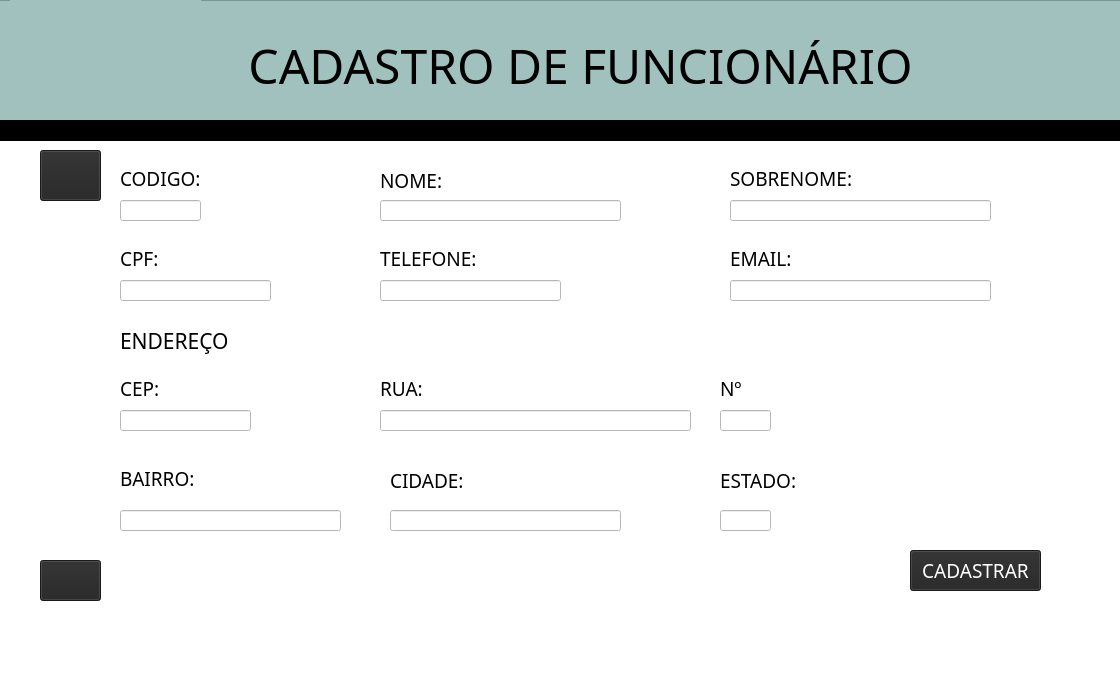
<?xml version="1.0" encoding="UTF-8"?>
<ui version="4.0">
 <class>MainWindow</class>
 <widget class="QMainWindow" name="MainWindow">
  <property name="geometry">
   <rect>
    <x>0</x>
    <y>0</y>
    <width>1120</width>
    <height>680</height>
   </rect>
  </property>
  <property name="font">
   <font>
    <family>BEQINER</family>
   </font>
  </property>
  <property name="windowTitle">
   <string>MainWindow</string>
  </property>
  <property name="styleSheet">
   <string notr="true">background-color: rgb(255, 255, 255);</string>
  </property>
  <widget class="QWidget" name="centralwidget">
   <widget class="QLabel" name="label_3">
    <property name="geometry">
     <rect>
      <x>380</x>
      <y>170</y>
      <width>81</width>
      <height>20</height>
     </rect>
    </property>
    <property name="font">
     <font>
      <family>Eras Medium ITC</family>
      <pointsize>14</pointsize>
     </font>
    </property>
    <property name="text">
     <string>NOME:</string>
    </property>
   </widget>
   <widget class="QLabel" name="label_4">
    <property name="geometry">
     <rect>
      <x>120</x>
      <y>170</y>
      <width>81</width>
      <height>16</height>
     </rect>
    </property>
    <property name="font">
     <font>
      <family>Eras Medium ITC</family>
      <pointsize>14</pointsize>
     </font>
    </property>
    <property name="text">
     <string>CÓDIGO:</string>
    </property>
   </widget>
   <widget class="QLabel" name="label_5">
    <property name="geometry">
     <rect>
      <x>120</x>
      <y>250</y>
      <width>51</width>
      <height>16</height>
     </rect>
    </property>
    <property name="font">
     <font>
      <family>Eras Medium ITC</family>
      <pointsize>14</pointsize>
     </font>
    </property>
    <property name="text">
     <string>CPF:</string>
    </property>
   </widget>
   <widget class="QLabel" name="label_6">
    <property name="geometry">
     <rect>
      <x>380</x>
      <y>250</y>
      <width>101</width>
      <height>16</height>
     </rect>
    </property>
    <property name="font">
     <font>
      <family>Eras Medium ITC</family>
      <pointsize>14</pointsize>
     </font>
    </property>
    <property name="text">
     <string>TELEFONE:</string>
    </property>
   </widget>
   <widget class="QLabel" name="label_7">
    <property name="geometry">
     <rect>
      <x>120</x>
      <y>320</y>
      <width>141</width>
      <height>41</height>
     </rect>
    </property>
    <property name="font">
     <font>
      <family>Eras Demi ITC</family>
      <pointsize>16</pointsize>
      <weight>50</weight>
      <bold>false</bold>
     </font>
    </property>
    <property name="text">
     <string>ENDEREÇO</string>
    </property>
   </widget>
   <widget class="QLabel" name="label_9">
    <property name="geometry">
     <rect>
      <x>730</x>
      <y>250</y>
      <width>61</width>
      <height>16</height>
     </rect>
    </property>
    <property name="font">
     <font>
      <family>Eras Medium ITC</family>
      <pointsize>14</pointsize>
     </font>
    </property>
    <property name="text">
     <string>EMAIL:</string>
    </property>
   </widget>
   <widget class="QFrame" name="frame">
    <property name="geometry">
     <rect>
      <x>-10</x>
      <y>0</y>
      <width>1131</width>
      <height>121</height>
     </rect>
    </property>
    <property name="styleSheet">
     <string notr="true">background-color: rgb(161, 193, 190);</string>
    </property>
    <property name="frameShape">
     <enum>QFrame::StyledPanel</enum>
    </property>
    <property name="frameShadow">
     <enum>QFrame::Raised</enum>
    </property>
    <widget class="QLabel" name="label">
     <property name="geometry">
      <rect>
       <x>20</x>
       <y>-40</y>
       <width>191</width>
       <height>201</height>
      </rect>
     </property>
     <property name="text">
      <string/>
     </property>
     <property name="pixmap">
      <pixmap>logo.png</pixmap>
     </property>
     <property name="scaledContents">
      <bool>true</bool>
     </property>
    </widget>
    <widget class="QLabel" name="label_2">
     <property name="geometry">
      <rect>
       <x>240</x>
       <y>40</y>
       <width>701</width>
       <height>51</height>
      </rect>
     </property>
     <property name="font">
      <font>
       <family>Eras Demi ITC</family>
       <pointsize>36</pointsize>
      </font>
     </property>
     <property name="text">
      <string>CADASTRO DE FUNCIONÁRIO</string>
     </property>
     <property name="alignment">
      <set>Qt::AlignCenter</set>
     </property>
    </widget>
   </widget>
   <widget class="QLabel" name="label_8">
    <property name="geometry">
     <rect>
      <x>730</x>
      <y>170</y>
      <width>121</width>
      <height>16</height>
     </rect>
    </property>
    <property name="font">
     <font>
      <family>Eras Medium ITC</family>
      <pointsize>14</pointsize>
     </font>
    </property>
    <property name="text">
     <string>SOBRENOME:</string>
    </property>
   </widget>
   <widget class="QLabel" name="label_10">
    <property name="geometry">
     <rect>
      <x>120</x>
      <y>380</y>
      <width>51</width>
      <height>16</height>
     </rect>
    </property>
    <property name="font">
     <font>
      <family>Eras Medium ITC</family>
      <pointsize>14</pointsize>
     </font>
    </property>
    <property name="text">
     <string>CEP:</string>
    </property>
   </widget>
   <widget class="QLabel" name="label_12">
    <property name="geometry">
     <rect>
      <x>390</x>
      <y>470</y>
      <width>81</width>
      <height>20</height>
     </rect>
    </property>
    <property name="font">
     <font>
      <family>Eras Medium ITC</family>
      <pointsize>14</pointsize>
     </font>
    </property>
    <property name="text">
     <string>CIDADE:</string>
    </property>
   </widget>
   <widget class="QLabel" name="label_13">
    <property name="geometry">
     <rect>
      <x>120</x>
      <y>470</y>
      <width>81</width>
      <height>16</height>
     </rect>
    </property>
    <property name="font">
     <font>
      <family>Eras Medium ITC</family>
      <pointsize>14</pointsize>
     </font>
    </property>
    <property name="text">
     <string>BAIRRO:</string>
    </property>
   </widget>
   <widget class="QLabel" name="label_14">
    <property name="geometry">
     <rect>
      <x>380</x>
      <y>380</y>
      <width>61</width>
      <height>16</height>
     </rect>
    </property>
    <property name="font">
     <font>
      <family>Eras Medium ITC</family>
      <pointsize>14</pointsize>
     </font>
    </property>
    <property name="text">
     <string>RUA:</string>
    </property>
   </widget>
   <widget class="QLabel" name="label_15">
    <property name="geometry">
     <rect>
      <x>720</x>
      <y>380</y>
      <width>41</width>
      <height>16</height>
     </rect>
    </property>
    <property name="font">
     <font>
      <family>Eras Medium ITC</family>
      <pointsize>14</pointsize>
     </font>
    </property>
    <property name="text">
     <string>Nº</string>
    </property>
   </widget>
   <widget class="QLineEdit" name="lineEdit">
    <property name="geometry">
     <rect>
      <x>120</x>
      <y>200</y>
      <width>81</width>
      <height>21</height>
     </rect>
    </property>
    <property name="cursor">
     <cursorShape>IBeamCursor</cursorShape>
    </property>
   </widget>
   <widget class="QFrame" name="frame_3">
    <property name="geometry">
     <rect>
      <x>0</x>
      <y>120</y>
      <width>1120</width>
      <height>21</height>
     </rect>
    </property>
    <property name="styleSheet">
     <string notr="true">background-color: rgb(0, 0, 0);</string>
    </property>
    <property name="frameShape">
     <enum>QFrame::StyledPanel</enum>
    </property>
    <property name="frameShadow">
     <enum>QFrame::Raised</enum>
    </property>
   </widget>
   <widget class="QLineEdit" name="iserir_nome">
    <property name="geometry">
     <rect>
      <x>380</x>
      <y>200</y>
      <width>241</width>
      <height>21</height>
     </rect>
    </property>
   </widget>
   <widget class="QLineEdit" name="inserir_sobrenome">
    <property name="geometry">
     <rect>
      <x>730</x>
      <y>200</y>
      <width>261</width>
      <height>21</height>
     </rect>
    </property>
   </widget>
   <widget class="QLineEdit" name="inserir_cpf">
    <property name="geometry">
     <rect>
      <x>120</x>
      <y>280</y>
      <width>151</width>
      <height>21</height>
     </rect>
    </property>
   </widget>
   <widget class="QLineEdit" name="inserir_email">
    <property name="geometry">
     <rect>
      <x>730</x>
      <y>280</y>
      <width>261</width>
      <height>21</height>
     </rect>
    </property>
   </widget>
   <widget class="QLineEdit" name="inserir_telefone">
    <property name="geometry">
     <rect>
      <x>380</x>
      <y>280</y>
      <width>181</width>
      <height>21</height>
     </rect>
    </property>
   </widget>
   <widget class="QLineEdit" name="inserir_nome">
    <property name="geometry">
     <rect>
      <x>380</x>
      <y>410</y>
      <width>311</width>
      <height>21</height>
     </rect>
    </property>
   </widget>
   <widget class="QLineEdit" name="inserir_num">
    <property name="geometry">
     <rect>
      <x>720</x>
      <y>410</y>
      <width>51</width>
      <height>21</height>
     </rect>
    </property>
   </widget>
   <widget class="QLineEdit" name="inserir_bairro">
    <property name="geometry">
     <rect>
      <x>120</x>
      <y>510</y>
      <width>221</width>
      <height>21</height>
     </rect>
    </property>
   </widget>
   <widget class="QLineEdit" name="inserir_cidade">
    <property name="geometry">
     <rect>
      <x>390</x>
      <y>510</y>
      <width>231</width>
      <height>21</height>
     </rect>
    </property>
   </widget>
   <widget class="QLineEdit" name="inserir_cep">
    <property name="geometry">
     <rect>
      <x>120</x>
      <y>410</y>
      <width>131</width>
      <height>21</height>
     </rect>
    </property>
   </widget>
   <widget class="QPushButton" name="pushButton_3">
    <property name="geometry">
     <rect>
      <x>910</x>
      <y>550</y>
      <width>131</width>
      <height>41</height>
     </rect>
    </property>
    <property name="font">
     <font>
      <family>Eras Demi ITC</family>
      <pointsize>14</pointsize>
     </font>
    </property>
    <property name="cursor">
     <cursorShape>PointingHandCursor</cursorShape>
    </property>
    <property name="layoutDirection">
     <enum>Qt::RightToLeft</enum>
    </property>
    <property name="styleSheet">
     <string notr="true">color: rgb(255, 255, 255);
background-color: rgb(36, 36, 36);</string>
    </property>
    <property name="text">
     <string>CADASTRAR</string>
    </property>
   </widget>
   <widget class="QPushButton" name="pushButton">
    <property name="geometry">
     <rect>
      <x>40</x>
      <y>560</y>
      <width>61</width>
      <height>41</height>
     </rect>
    </property>
    <property name="cursor">
     <cursorShape>PointingHandCursor</cursorShape>
    </property>
    <property name="mouseTracking">
     <bool>false</bool>
    </property>
    <property name="styleSheet">
     <string notr="true">background-color: rgb(36, 36, 36);</string>
    </property>
    <property name="text">
     <string/>
    </property>
    <property name="icon">
     <iconset>
      <normaloff>image.png</normaloff>image.png</iconset>
    </property>
    <property name="iconSize">
     <size>
      <width>50</width>
      <height>50</height>
     </size>
    </property>
   </widget>
   <widget class="QLabel" name="label_17">
    <property name="geometry">
     <rect>
      <x>720</x>
      <y>470</y>
      <width>81</width>
      <height>20</height>
     </rect>
    </property>
    <property name="font">
     <font>
      <family>Eras Medium ITC</family>
      <pointsize>14</pointsize>
     </font>
    </property>
    <property name="text">
     <string>ESTADO:</string>
    </property>
   </widget>
   <widget class="QPushButton" name="bt_retornar">
    <property name="geometry">
     <rect>
      <x>40</x>
      <y>150</y>
      <width>61</width>
      <height>51</height>
     </rect>
    </property>
    <property name="cursor">
     <cursorShape>PointingHandCursor</cursorShape>
    </property>
    <property name="styleSheet">
     <string notr="true">background-color: rgb(36, 36, 36);</string>
    </property>
    <property name="text">
     <string/>
    </property>
    <property name="icon">
     <iconset>
      <normaloff>pngtree-arrow-left-flat-white-color-icon-move-back-less-photo-picture-image_7920547-removebg-preview.png</normaloff>pngtree-arrow-left-flat-white-color-icon-move-back-less-photo-picture-image_7920547-removebg-preview.png</iconset>
    </property>
    <property name="iconSize">
     <size>
      <width>55</width>
      <height>55</height>
     </size>
    </property>
   </widget>
   <widget class="QLineEdit" name="inserir_estado">
    <property name="geometry">
     <rect>
      <x>720</x>
      <y>510</y>
      <width>51</width>
      <height>21</height>
     </rect>
    </property>
   </widget>
   <zorder>frame</zorder>
   <zorder>label_3</zorder>
   <zorder>label_4</zorder>
   <zorder>label_5</zorder>
   <zorder>label_6</zorder>
   <zorder>label_7</zorder>
   <zorder>label_9</zorder>
   <zorder>label_8</zorder>
   <zorder>label_10</zorder>
   <zorder>label_12</zorder>
   <zorder>label_13</zorder>
   <zorder>label_14</zorder>
   <zorder>label_15</zorder>
   <zorder>lineEdit</zorder>
   <zorder>frame_3</zorder>
   <zorder>iserir_nome</zorder>
   <zorder>inserir_sobrenome</zorder>
   <zorder>inserir_cpf</zorder>
   <zorder>inserir_email</zorder>
   <zorder>inserir_telefone</zorder>
   <zorder>inserir_nome</zorder>
   <zorder>inserir_num</zorder>
   <zorder>inserir_bairro</zorder>
   <zorder>inserir_cidade</zorder>
   <zorder>inserir_cep</zorder>
   <zorder>pushButton_3</zorder>
   <zorder>pushButton</zorder>
   <zorder>label_17</zorder>
   <zorder>bt_retornar</zorder>
   <zorder>inserir_estado</zorder>
  </widget>
  <widget class="QMenuBar" name="menubar">
   <property name="geometry">
    <rect>
     <x>0</x>
     <y>0</y>
     <width>1120</width>
     <height>21</height>
    </rect>
   </property>
  </widget>
  <widget class="QStatusBar" name="statusbar"/>
 </widget>
 <resources/>
 <connections/>
</ui>
